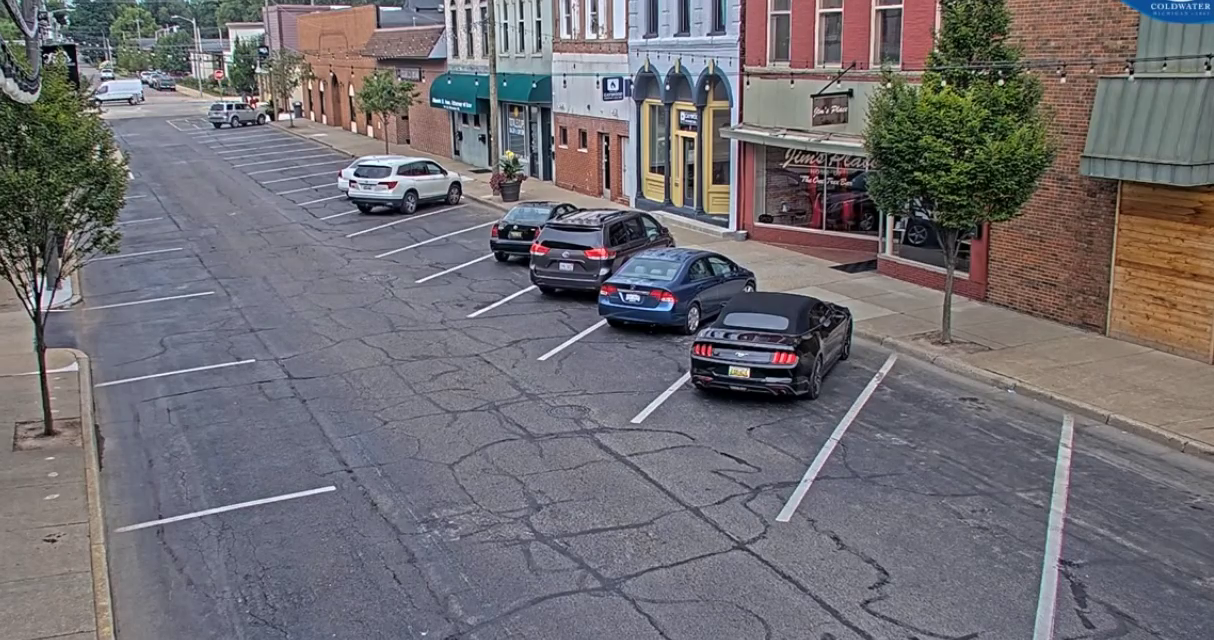
#> input picture ROI_Reference.png, 1214 x 640 px, found by its file name
$ python ParkingSpaceSelection.py
#> lines starting #> are read from the running program, lines starting #| are printed output that depends on the picture; after the words box and inside, x2 and y2 are one past the last pixel; in counts of white or black regions, pixels touching at a corner belong together
import cv2
import json
import numpy as np

# Fonction pour charger les positions sauvegardées depuis un fichier JSON
def load_positions(file_path):
    try:
        with open(file_path, 'r') as f:
#> (reads Space_ROIs.json from the repository)
            return json.load(f)
    except FileNotFoundError:
        return []  # Si le fichier n'est pas trouvé, retourner une liste vide

# Fonction pour sauvegarder les positions dans un fichier JSON
def save_positions(file_path, positions):
    with open(file_path, 'w') as f:
        json.dump(positions, f, indent=4)

# Liste pour stocker les points du polygone et les types de place de parking
polygon_points = []  # Liste pour les points du polygone
space_types = []     # Liste pour le type de la place de parking (0: Normal, 1: Handicapped)

# Chemins vers le fichier de positions et l'image de référence
position_file = r'C:/Users/Administrateur/Desktop/apprentissage/parking/Car_Parking_Space_Detector_YOLOv8-main/Space_ROIs.json'
image_path = r'C:/Users/Administrateur/Desktop/apprentissage/parking/Car_Parking_Space_Detector_YOLOv8-main/ROI_Reference.png'

# Charger les positions existantes à partir du fichier
posList = load_positions(position_file)

# Inspecter le contenu de posList pour vérifier sa structure
print("Contenu de posList chargé : ", posList)

# Fonction pour gérer les clics de souris
def mouseClick(event, x, y, flags, params):
    global polygon_points, posList, space_types

    # Ajouter un point lors du clic gauche
    if event == cv2.EVENT_LBUTTONDOWN:
        polygon_points.append((x, y))

        # Quand 4 points sont sélectionnés, demander le type de place
        if len(polygon_points) == 4:
            print("Select the space type: Press 'n' for normal, 'h' for handicapped")

    # Supprimer une zone en cliquant à droite sur une place
    elif event == cv2.EVENT_RBUTTONDOWN:
        for i, polygon in enumerate(posList):
            if cv2.pointPolygonTest(np.array(polygon['points'], dtype=np.int32), (x, y), False) >= 0:
                posList.pop(i)  # Supprimer le polygone sélectionné
                save_positions(position_file, posList)  # Sauvegarder les modifications
                break

# Lire l'image de référence
img = cv2.imread(image_path)
#> img is the input picture: shape (640, 1214, 3); mean B, G, R 114.1, 109.4, 112.5

# Créer la fenêtre pour afficher l'image
cv2.imshow("Image", img)

# Configuration pour utiliser la fonction de clic de souris
cv2.setMouseCallback("Image", mouseClick)

while True:
    # Lire l'image de référence
    img = cv2.imread(image_path)

    # Dessiner les polygones des places de parking existantes
    for space in posList:
        # Vérification du format de chaque élément dans posList
        if isinstance(space, dict) and 'points' in space:
            pts = np.array(space['points'], np.int32).reshape((-1, 1, 2))
            color = (0, 255, 0) if space['type'] == 1 else (0, 0, 255)  # Vert pour handicapé, Rouge pour normal
            cv2.polylines(img, [pts], True, color, 2)
        else:
            print("Erreur : Le format des données dans posList est incorrect", space)
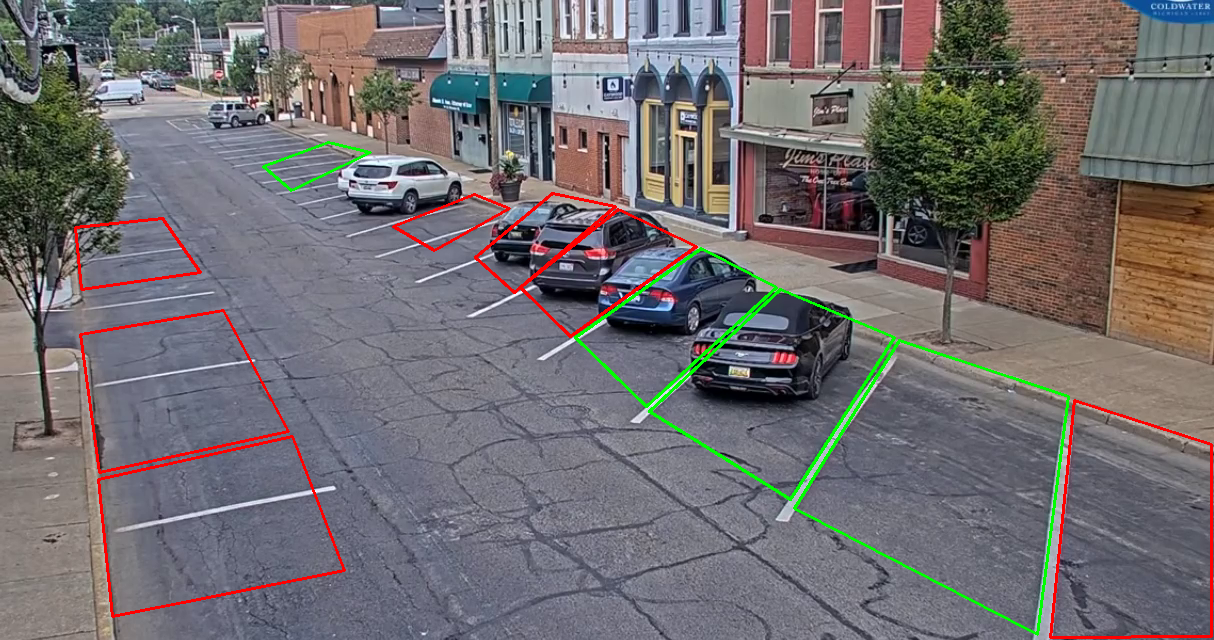
#> img: shape (640, 1214, 3); 2.18% of pixels changed, all inside (x1, y1, x2, y2) = (74, 141, 1213, 639)

    # Dessiner les points du polygone actuellement sélectionné
    for point in polygon_points:
        cv2.circle(img, point, 5, (0, 255, 0), -1)  # Dessiner des cercles verts pour les points

    # Afficher l'image
    cv2.imshow("Image", img)

    # Gestion des entrées clavier
    key = cv2.waitKey(1)
#> (key q is pressed here)

    if key == ord('q'):
        break  # Quitter si la touche 'q' est pressée
    elif key == ord('n') and len(polygon_points) == 4:  # Ajouter une place normale
        posList.append({'points': polygon_points.copy(), 'type': 0})
        save_positions(position_file, posList)  # Sauvegarder les positions
        polygon_points = []  # Réinitialiser les points pour un nouveau polygone
    elif key == ord('h') and len(polygon_points) == 4:  # Ajouter une place handicapée
        posList.append({'points': polygon_points.copy(), 'type': 1})
        save_positions(position_file, posList)  # Sauvegarder les positions
        polygon_points = []  # Réinitialiser les points pour un nouveau polygone

# Fermer toutes les fenêtres de OpenCV
cv2.destroyAllWindows()
